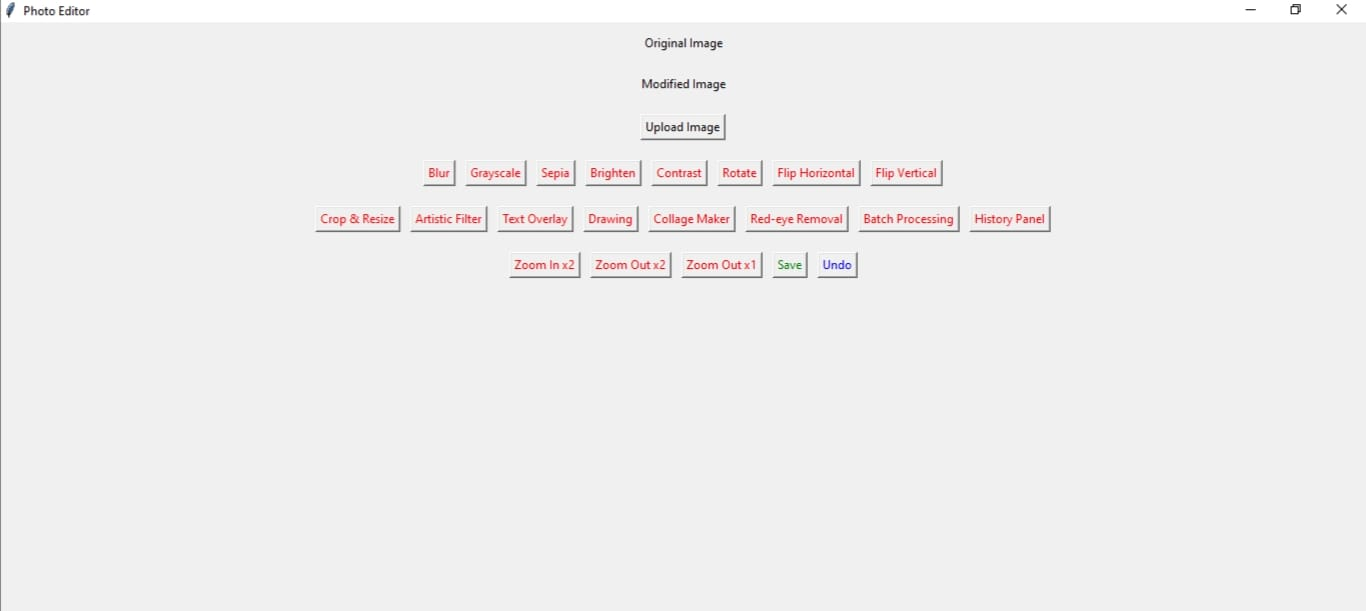
#> input picture Photo editor Picture.png, 1366 x 611 px
$ python -i Source-Code.py   (imports and definitions only)   (older library calls are emulated)
#> lines starting #> are read from the running program, lines starting #| are printed output that depends on the picture
####################Code-Written-by "Muhammad Hasnat Rasool"####################

# a Simple Basic Photo Editor implementation

    # Photo editor made using python,tkinter and Pillow

########## Import necessary libraries(modules)###############################################
import tkinter as tk
from tkinter import filedialog, messagebox, simpledialog, StringVar
from PIL import (
    Image,
    ImageEnhance,
    ImageFilter,
    ImageOps,
    ImageDraw,
    ImageTk,
    ImageFont,
)
from customtkinter import (
    CTk,
    CTkButton,
    CTkLabel,
    set_appearance_mode,
    set_default_color_theme,
    CTkFrame,
    CTkEntry,
    CTkRadioButton,
    CTkToplevel,
)

# import time
# from threading import Thread

###################Theme+Apperance-mode##################################################

# [2 lines not run here, left out]


# List to store the history of recent operations
recent_operations = []

zoom_factor = 3
threshold = 128


# Function to open the file dialog and return the selected file path
# [220 lines left out: functions open_file_dialog, apply_blur, apply_sharpen, crop_and_resize, apply_artistic_filter, add_text_overlay and 10 more, not called in this run]

# Function to display the history panel
def display_history_panel():
    history_text = "\n".join(recent_operations)
    messagebox.showinfo("Recent Operations", history_text)


# Function to apply grayscale effect to the image
# [63 lines left out: functions apply_grayscale, apply_sepia, adjust_brightness, adjust_contrast, apply_custom_filter, smart_enhance, not called in this run]


def apply_cool_effect(image_path):
    # Load the image
#> called with image_path = 'Photo editor Picture.png'
    img = Image.open(image_path)
#> img is the input picture: PIL image 1366x611 RGB; mean R, G, B 239.5, 238.8, 238.9

    # Enhance the image's color saturation
    enhancer = ImageEnhance.Color(img)
    img = enhancer.enhance(2.0)  # Increase saturation

    # Enhance the contrast
    enhancer = ImageEnhance.Contrast(img)
    img = enhancer.enhance(1.5)  # Slightly increase contrast

    # Apply a blur filter for a dreamy effect
    img = img.filter(ImageFilter.GaussianBlur(radius=2))

    # Create a blue overlay to give a cool tone
    blue_overlay = Image.new("RGB", img.size, "#0036FF")
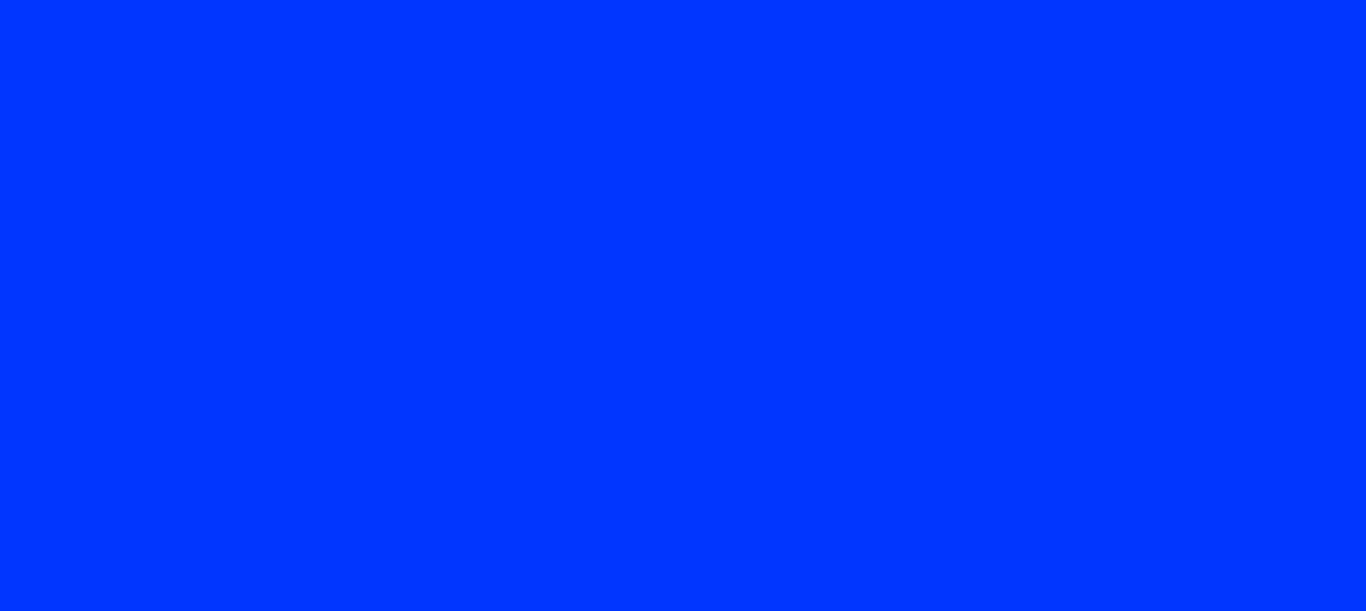
#> blue_overlay: PIL image 1366x611 RGB; mean R, G, B 0, 54, 255
    img = Image.blend(img, blue_overlay, alpha=0.2)  # Adjust alpha for intensity
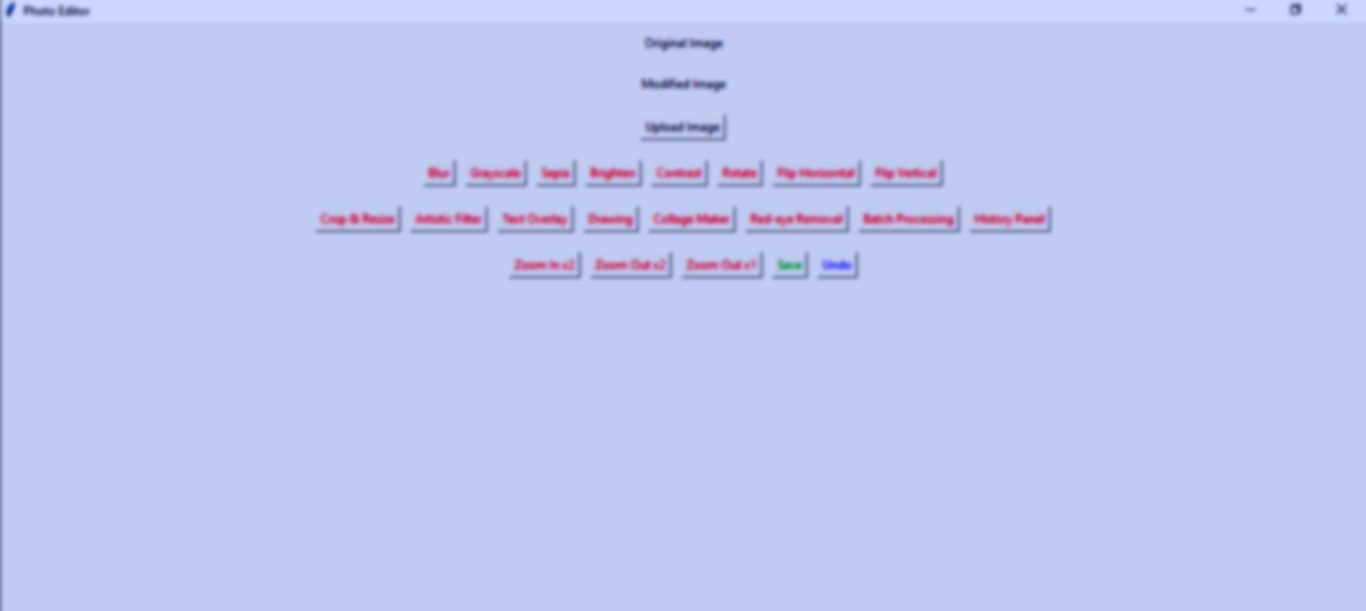
#> img: PIL image 1366x611 RGB; mean R, G, B 191.4, 200.2, 241.2

    # Optionally, apply a vignette effect
    vignette = Image.new("L", img.size, 0)
#> vignette: PIL image 1366x611 L; every value is 0
    for x in range(img.width):
        for y in range(img.height):
            # Calculate distance to center
            distance = ((x - img.width / 2) ** 2 + (y - img.height / 2) ** 2) ** 0.5
            # Normalize distance
            distance = distance / ((img.width / 2) ** 2 + (img.height / 2) ** 2) ** 0.5
            # Calculate opacity
            opacity = 255 - int(distance * 255)
            # Set pixel value
            vignette.putpixel((x, y), opacity)
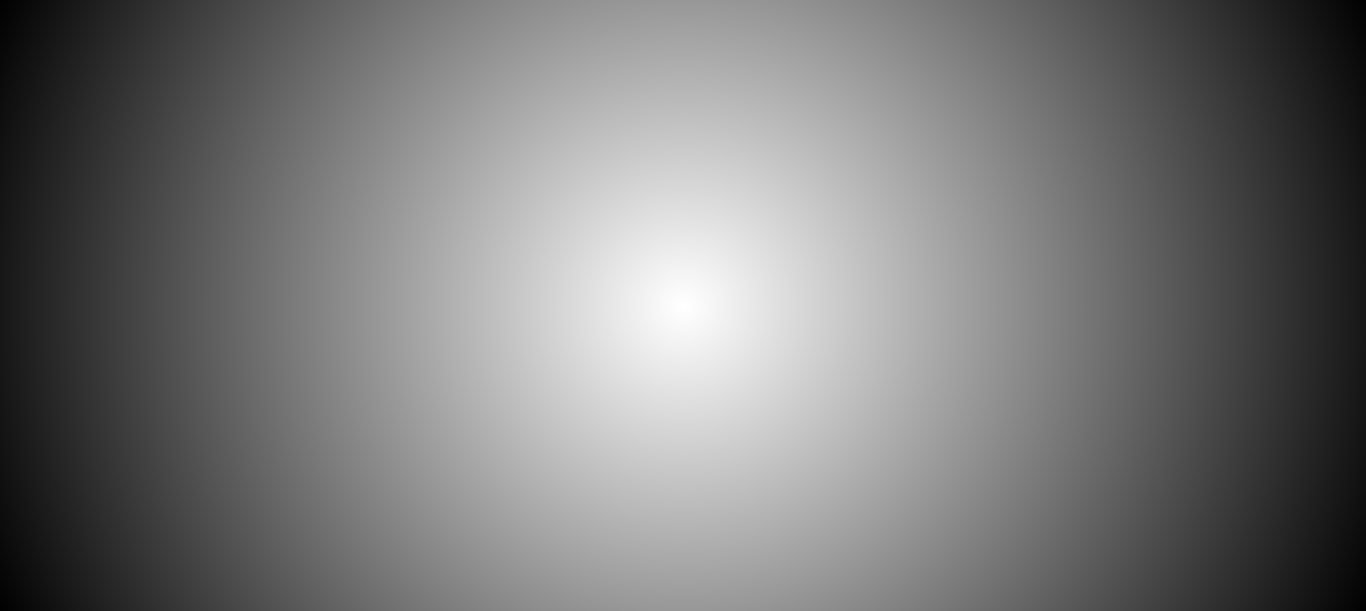
#> vignette: PIL image 1366x611 L; min 0, max 255, mean 120.9
    vignette = vignette.filter(ImageFilter.GaussianBlur(radius=img.width / 5))
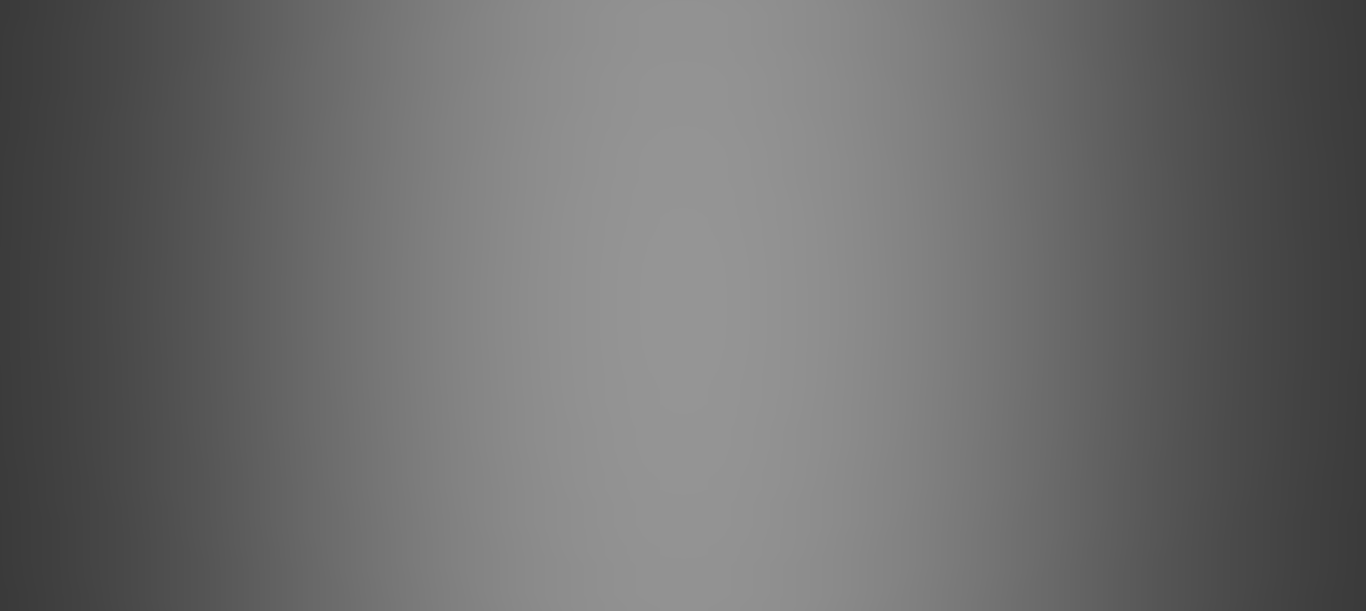
#> vignette: PIL image 1366x611 L; min 58, max 149, mean 108.4
    img.paste(ImageOps.colorize(vignette, (0, 0, 0), (0, 0, 0)), (0, 0), vignette)
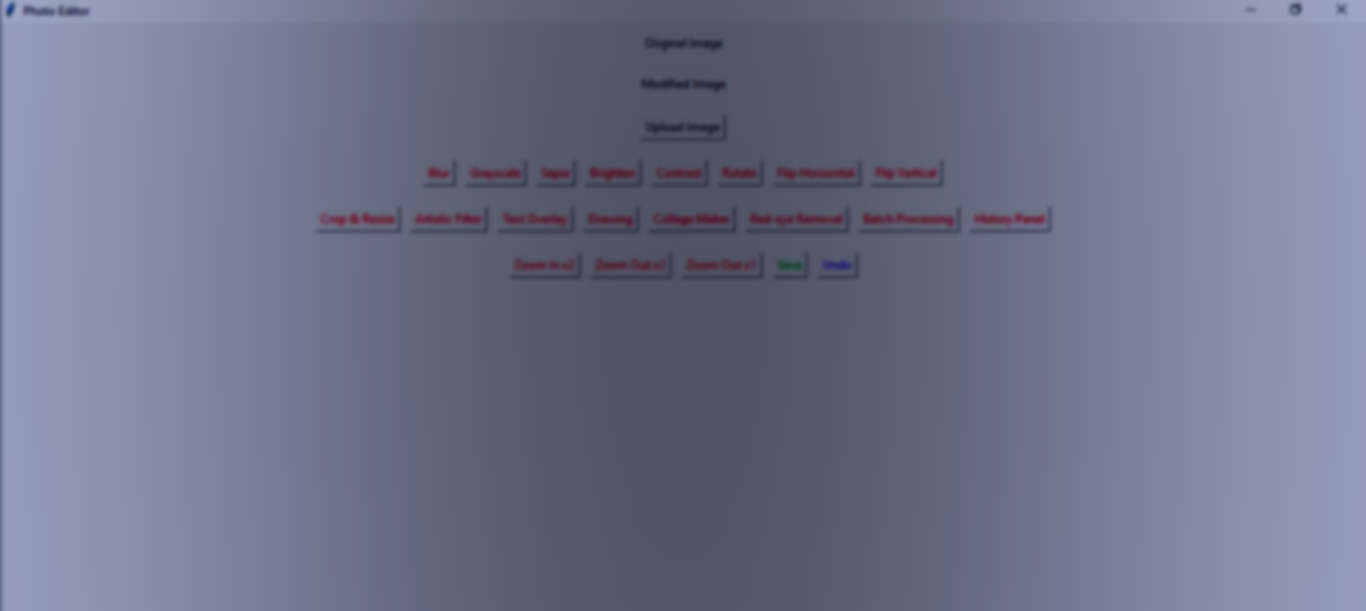
#> img: PIL image 1366x611 RGB; mean R, G, B 110.1, 115.3, 138.9

    return img


# [24 lines left out: functions apply_vintage_effect, apply_black_white_contrast, apply_pencil_sketch_effect, not called in this run]


def apply_emboss_effect(image_path):
    img = Image.open(image_path)
    return img.filter(ImageFilter.EMBOSS)


def apply_edge_detection(image_path):
    img = Image.open(image_path)
    return img.filter(ImageFilter.FIND_EDGES)


# [85 lines left out: functions apply_colorful_background, apply_gradient_background, apply_heart_shape, rotate_image, flip_image, update_image_label, not called in this run]


# Variable to store the original image
original_img = None


# Main function to create the GUI
# [432 lines left out: function main, not called in this run]


# Check if the script is being run as the main program
# [2 lines not run here, left out]

>>> result = apply_cool_effect('Photo editor Picture.png')
